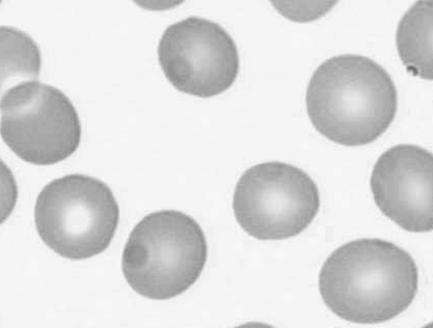
%> input picture test.jpg, 433 x 328 px
$ octave main.m   (GNU Octave 9; MATLAB toolbox functions it lacks are replaced by stand-ins)
%> lines starting %> are read from the running program, lines starting %| are printed output that depends on the picture
### initsdf.m
%子函数
%初始化水平集函数，符号距离函数
function phi = initsdf( imsize, center, radius, isinside )
m = imsize( 1 ); n = imsize( 2 );
phi = zeros( imsize );
for i = 1 : m;
  for j = 1 : n;
     distance = sqrt( sum( ( center - [ i, j ] ).^2 ) );
     phi( i, j ) = distance - radius;
    if( isinside == 0 )
      phi( i, j ) = -phi( i, j );
    end
  end
end

### isfro.m
%检测零水平集的位置
function front = isfro( phi )
[ n, m ] = size( phi );
front = zeros( size( phi ) );
for i = 2 : n - 1;
  for j = 2 : m - 1;


    maxVal = max( max( phi( i:i+1, j:j+1 ) ) );
    minVal = min( min( phi( i:i+1, j:j+1 ) ) );
    front( i, j ) = ( ( maxVal > 0 ) & ( minVal < 0 ) ) | phi( i, j ) == 0;


  end
end

### createim.m
function newim = createim( im, phi )
newim( :, :, 1 ) = im;
newim( :, :, 3 ) = im;


tempim = im;
tempim( find( isfro( phi ) ) ) = 0;


newim( :, :, 2 ) = tempim;


newim = uint8( newim );

### calcenergyf.m
%显示代轮廓的图像，轮廓为零水平集，用ifro检测出。将原图和轮廓叠加为rgb图像，轮廓用绿色表示
%求轮廓内外能量
function [ inside, outside ] = calcenergyf( u0, phi, epsilon )
H_phi = heavisidef( phi, epsilon );
H_phi_minus = 1 - heavisidef( phi, epsilon );


c1 = sum( sum( u0 .* H_phi ) ) /  sum( sum( H_phi ) );
c2 = sum( sum( u0 .* H_phi_minus ) ) / sum( sum( H_phi_minus ) );


inside = ( u0 - c1 ).^2;
outside = ( u0 - c2 ).^2;

### activecontourCV.m
function phiy = activecontourCV( u0, center, radius, isinside, d_it, m_it, m_name )
% 用主动轮廓线CV算法对输入图像u0实现图像边缘提取
% 输入图像为double型，灰度为1—256的图像。选用圆形起始轮廓线
% center为起始轮廓线原点，radius为起始轮廓线半径。isinside 表示边缘目标在起始轮廓线外还是内，=1表示目标在起始轮廓线内，=0表示在外
% 初始化参数
ITERATIONS = 5000;%迭代次数
delta_t = 5;%时间步长
%轮廓内外能量参数
lambda1 = 1;
lambda2 = 1;
nu = 0;
%曲率项参数
h = 1; h_sq = h^2;
epsilon = 1;
mu = 0.01 * 255^2;

%laplace卷积核
kernal = [0.5 1 0.5; 1 -6 1; 0.5 1 0.5];

% 初始化符号距离函数
phi = initsdf( size( u0 ), center, radius, isinside );


for ii = 1 : ITERATIONS;


  % 显示当前迭代次数
  fprintf( 1, '%d\n', ii );


  % 每d_it显示一次图像
  if( mod( ii - 1, d_it ) == 0 )
    disp( 'Displaying Segmented Image' );
    segim = createim( u0, phi );
    clf; imshow( segim );
    drawnow;
  end;
% [10 lines of commented-out code are left out]
  dirac_delta_t = delta_t * diracfunction( phi, epsilon );


  % 计算轮廓线内外能量
  [ inside, outside ] = calcenergyf( u0, phi, epsilon );
  energy_term = -nu - lambda1 .* inside + lambda2 .* outside;%能量项


  % 中心差分
  dx_central = ( circshift( phi, [ 0, -1 ] ) - circshift( phi, [ 0, 1 ] ) ) / 2;
  dy_central = ( circshift( phi, [ -1, 0 ] ) - circshift( phi, [ 1, 0 ] ) ) / 2;


  % div(delt_phi/|delta_phi|)
  abs_grad_phi = ( sqrt( dx_central.^2 + dy_central.^2 ) + 0.00001 );
  x = dx_central ./ abs_grad_phi;
  y = dy_central ./ abs_grad_phi;
  grad_term = ( mu / h_sq ) .* divergence( x, y );%梯度能量

  %phi
  pent_term =  1.5 * (filter2(kernal, phi) - divergence( x, y ));


  % phi(n+1)
  phi = phi + dirac_delta_t .* ( grad_term + energy_term +  pent_term);
%   phi = phi + dirac_delta_t .* ( grad_term + energy_term);
%   phiy(:,:,ii)=phi;%保存每次迭代结果
end;

### diracfunction.m
%狄力克函数，利于检测出目标的空心部分
function y = diracfunction( x, epsilon )
y = ( 1 ./ pi ) .* ( epsilon ./ ( epsilon.^2 + x.^2 ) );

### heavisidef.m
%用于求轮廓内外能量
function value = heavisidef( z, epsilon )
value = 0.5 .* ( 1 + ( 2 ./ pi ) .* atan( z ./ epsilon ) );

### main.m
clear all; close all;

imrgb = imread('test.jpg');
%> imrgb is the input picture: size 328x433x3 uint8; min 107, max 255, mean 219.8

u0 = rgb2gray(imrgb);
u0 = double(u0);
%> u0: size 328x433 double
activecontourCV( u0, [88,135], 10,0, 100, 0, '' );
%> after the loop in initsdf, `for i = 1 : m;`:
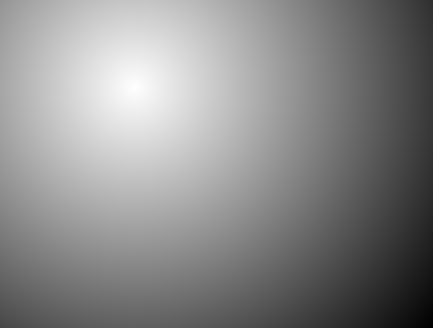
%> phi: size 328x433 double; min -372.6, max 10, mean -164.8; drawn with min black and max white
%> (the run ends here)
